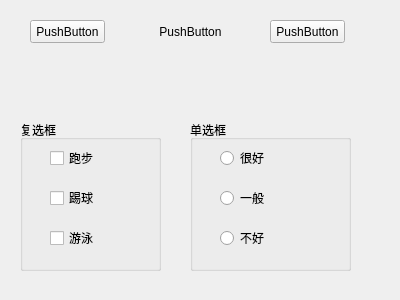
<?xml version="1.0" encoding="UTF-8"?>
<ui version="4.0">
 <class>MyWidget</class>
 <widget class="QWidget" name="MyWidget">
  <property name="geometry">
   <rect>
    <x>0</x>
    <y>0</y>
    <width>400</width>
    <height>300</height>
   </rect>
  </property>
  <property name="windowTitle">
   <string>MyWidget</string>
  </property>
  <widget class="QPushButton" name="pushBtn1">
   <property name="geometry">
    <rect>
     <x>30</x>
     <y>20</y>
     <width>75</width>
     <height>23</height>
    </rect>
   </property>
   <property name="text">
    <string>PushButton</string>
   </property>
   <property name="checkable">
    <bool>true</bool>
   </property>
  </widget>
  <widget class="QPushButton" name="pushBtn2">
   <property name="geometry">
    <rect>
     <x>140</x>
     <y>20</y>
     <width>101</width>
     <height>23</height>
    </rect>
   </property>
   <property name="text">
    <string>PushButton</string>
   </property>
   <property name="flat">
    <bool>true</bool>
   </property>
  </widget>
  <widget class="QPushButton" name="pushBtn3">
   <property name="geometry">
    <rect>
     <x>270</x>
     <y>20</y>
     <width>75</width>
     <height>23</height>
    </rect>
   </property>
   <property name="text">
    <string>PushButton</string>
   </property>
  </widget>
  <widget class="QGroupBox" name="groupBox">
   <property name="geometry">
    <rect>
     <x>20</x>
     <y>120</y>
     <width>141</width>
     <height>151</height>
    </rect>
   </property>
   <property name="title">
    <string>复选框</string>
   </property>
   <widget class="QCheckBox" name="checkBox">
    <property name="geometry">
     <rect>
      <x>30</x>
      <y>30</y>
      <width>71</width>
      <height>16</height>
     </rect>
    </property>
    <property name="text">
     <string>跑步</string>
    </property>
    <property name="tristate">
     <bool>true</bool>
    </property>
   </widget>
   <widget class="QCheckBox" name="checkBox_2">
    <property name="geometry">
     <rect>
      <x>30</x>
      <y>70</y>
      <width>71</width>
      <height>16</height>
     </rect>
    </property>
    <property name="text">
     <string>踢球</string>
    </property>
   </widget>
   <widget class="QCheckBox" name="checkBox_3">
    <property name="geometry">
     <rect>
      <x>30</x>
      <y>110</y>
      <width>71</width>
      <height>16</height>
     </rect>
    </property>
    <property name="text">
     <string>游泳</string>
    </property>
   </widget>
  </widget>
  <widget class="QGroupBox" name="groupBox_2">
   <property name="geometry">
    <rect>
     <x>190</x>
     <y>120</y>
     <width>161</width>
     <height>151</height>
    </rect>
   </property>
   <property name="title">
    <string>单选框</string>
   </property>
   <widget class="QRadioButton" name="radioButton">
    <property name="geometry">
     <rect>
      <x>30</x>
      <y>30</y>
      <width>89</width>
      <height>16</height>
     </rect>
    </property>
    <property name="text">
     <string>很好</string>
    </property>
   </widget>
   <widget class="QRadioButton" name="radioButton_2">
    <property name="geometry">
     <rect>
      <x>30</x>
      <y>70</y>
      <width>89</width>
      <height>16</height>
     </rect>
    </property>
    <property name="text">
     <string>一般</string>
    </property>
   </widget>
   <widget class="QRadioButton" name="radioButton_3">
    <property name="geometry">
     <rect>
      <x>30</x>
      <y>110</y>
      <width>89</width>
      <height>16</height>
     </rect>
    </property>
    <property name="text">
     <string>不好</string>
    </property>
   </widget>
  </widget>
 </widget>
 <layoutdefault spacing="6" margin="11"/>
 <resources/>
 <connections/>
</ui>
